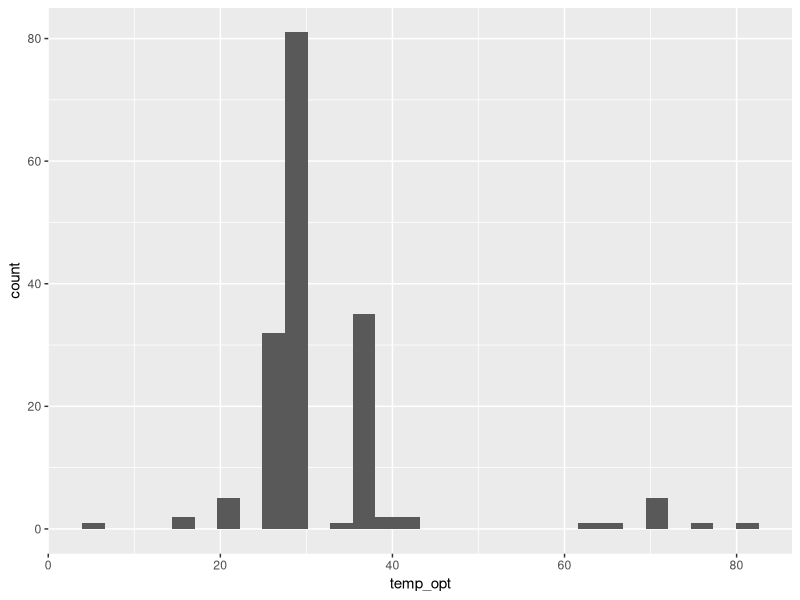
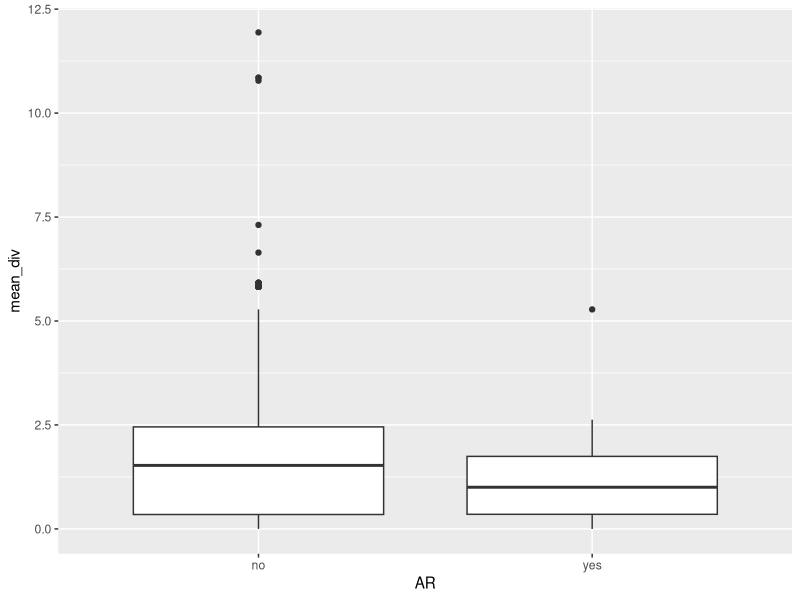
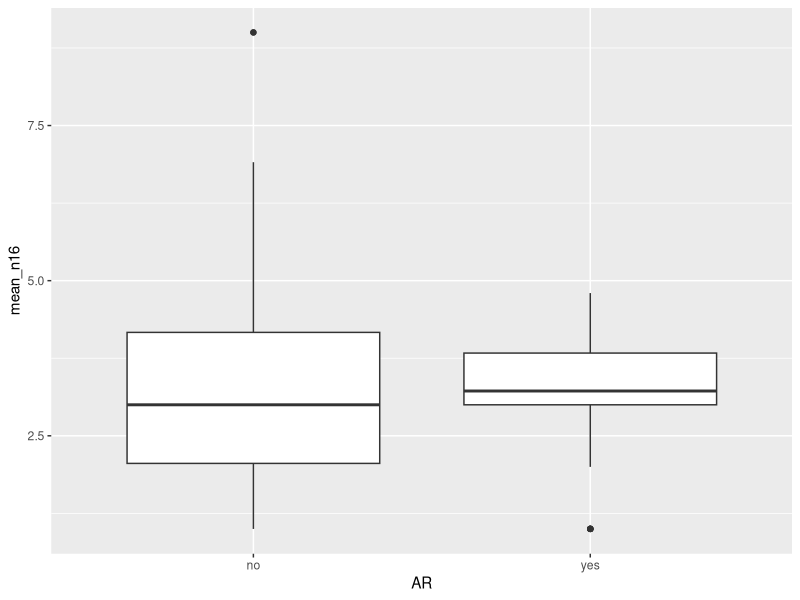
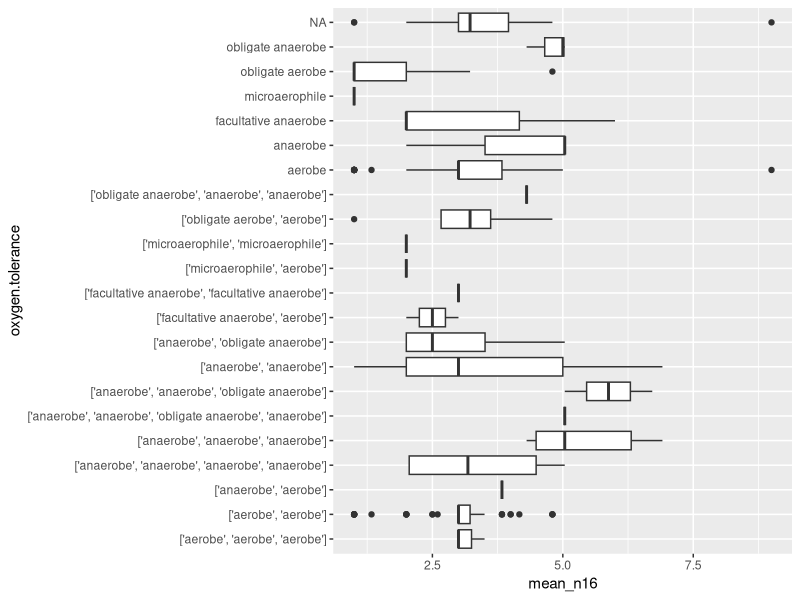
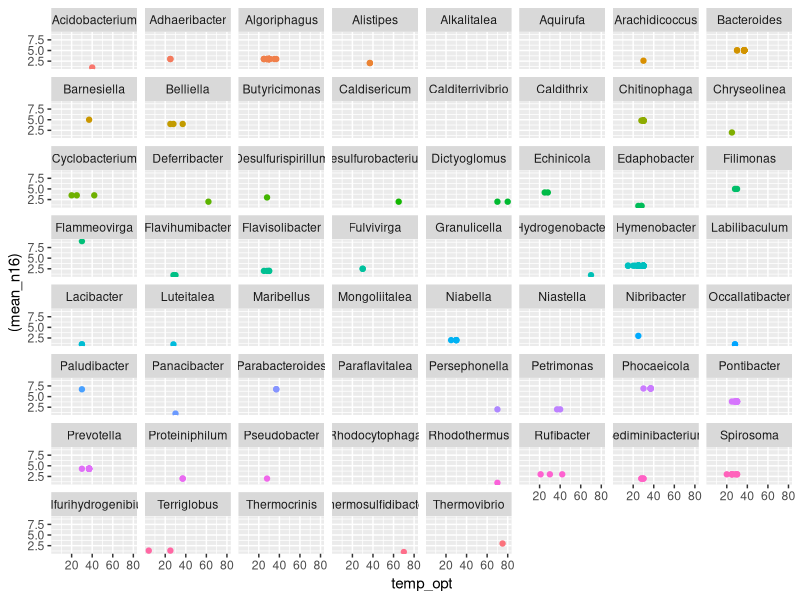
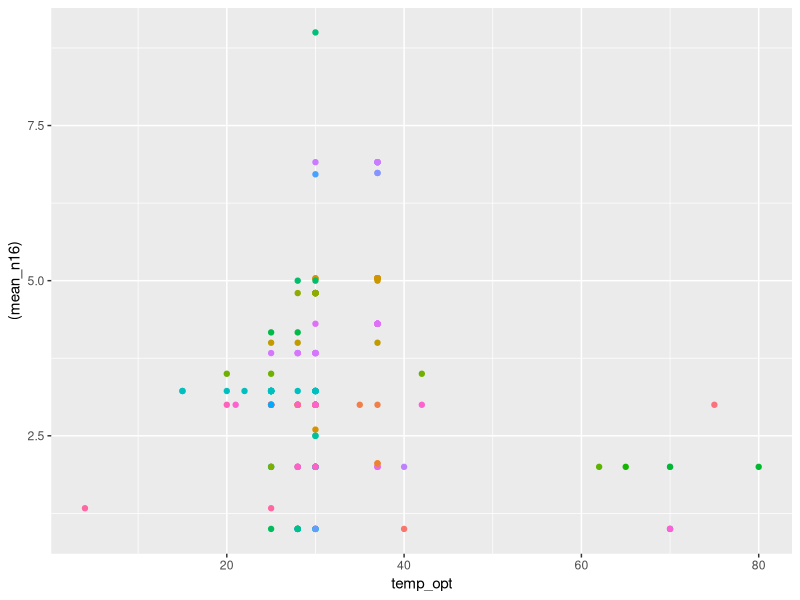
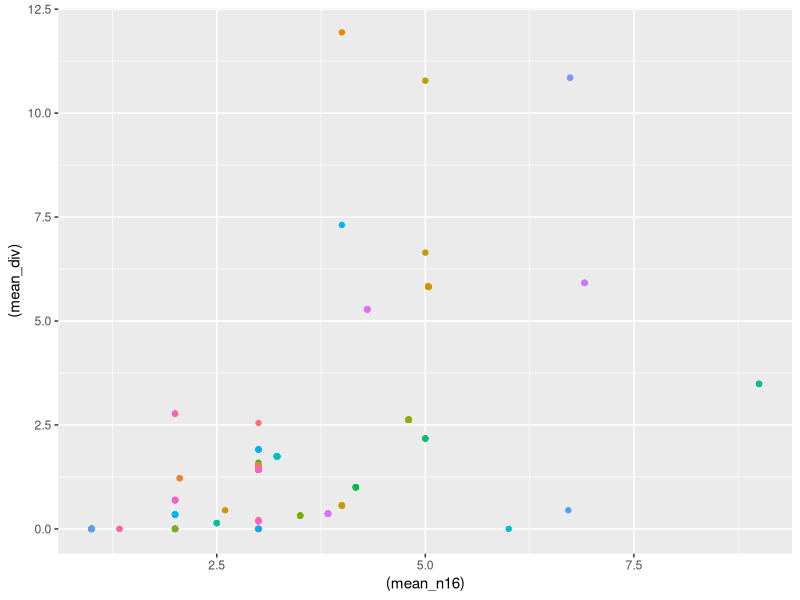
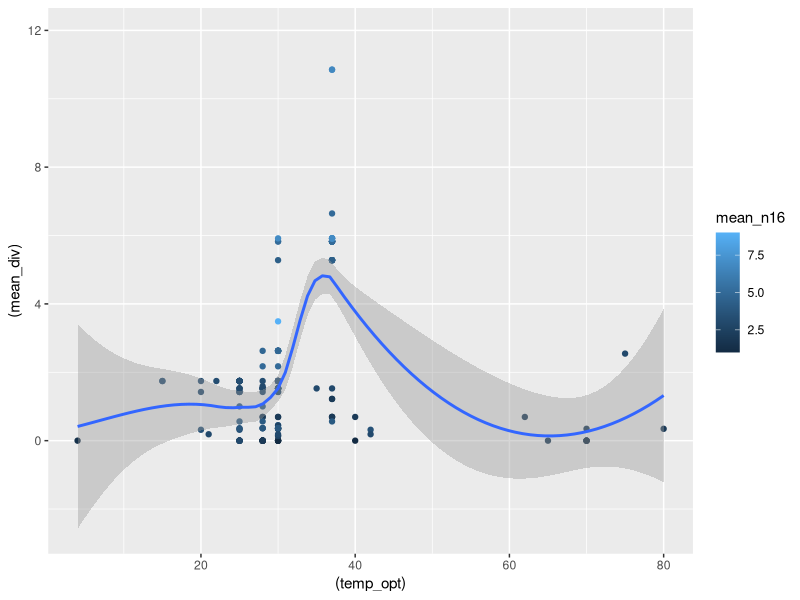

These charts were generated, in order, by the following R code:

library("tidyverse")

# Read in the output format
D <- read.csv("../data/EnvInfooutput.csv")

D <- replace(D, D == "", NA)
D <- filter(D, !is.na(optimum))
D_small <- mutate(D, temp_opt=as.integer(range)) %>% 
  select(!c(X,optimum,range))

ggplot(D_small) +
  geom_histogram(aes(x=temp_opt))

# some extramophiles
filter(D_small, temp_opt > 60)


# Read in the data from ribdif
ribdif_dat <- read.csv("../../makingNewInfo/gcf_n16s_genus.csv")
# find mean of number of 16s and total dif
# TODO maybe not mean but for each but needs more work
ribdif_genus_info= group_by(ribdif_dat, genus) %>% 
  summarise(mean_n16 = mean(number_16s), mean_div = mean(total_div), nspecies = mean(n_species))

ribdif_genus_info <- rename(ribdif_genus_info)

# Join the two datasets
D_joined <- left_join(D_small, ribdif_genus_info, by="genus")
D_joined <- filter(D_joined, mean_n16 > 0)

D_joined <- mutate(D_joined, AR = factor(ifelse(is.na(is.resistant), "no","yes")))
ggplot(D_joined) +
  geom_boxplot(aes(x=AR, y=mean_div)) 

ggplot(D_joined) +
  geom_boxplot(aes(x=AR, y=mean_n16))

# could be something
ggplot(D_joined) +
  geom_boxplot(aes(y=oxygen.tolerance, x=mean_n16))
# Sig
fit <- lm(mean_div ~ AR, data=D_joined)
anova(fit)

# Not sig
fit <- lm(mean_n16 ~ AR, data=D_joined)
anova(fit)

# It seems to be kinda genus specific. BUT THATS BEcause we took mean n16
ggplot(D_joined) + 
  geom_point(aes(x=temp_opt,y=(mean_n16), col = genus)) +
  theme(legend.position="none") +
  facet_wrap(~genus)

ggplot(D_joined) + 
  geom_point(aes(x=temp_opt,y=(mean_n16), col = genus)) +
  theme(legend.position="none")

ggplot(D_joined) + 
  geom_point(aes(x=(mean_n16),y=(mean_div), col = genus)) +
  theme(legend.position="none")

ggplot(D_joined) + 
  geom_point(aes(x=(temp_opt),y=(mean_div), col = mean_n16)) +
  geom_smooth(aes(x=temp_opt, y=mean_div))


D_motil <- mutate(D_joined, motility = factor(motility)) %>% 
  filter(motility %in% c("no","yes"))


# Motility seems to have no effect'
ggplot(D_motil) +
  geom_boxplot(aes(x=motility, y=log(mean_n16)))

fit <- lm(log(mean_n16) ~ motility, data=D_motil)
anova(fit)
par(mfrow=c(2,2))
plot(fit)

# Gram or not #### 
D_gram <- mutate(D_joined, gram = factor(gram.stain)) %>% 
  filter(gram %in% c("positive", "negative"))
str(D_gram)

# There is sig but it might just be due to taxonomy relationship
# would be good idea to take more tax data into consideration
ggplot(D_gram) +
  geom_boxplot(aes(x=gram, y=log(mean_n16)))
fit <- lm(log(mean_n16) ~ gram, data=D_gram)
anova(fit)
#par(mfrow=c(2,2))
#plot(fit)


## More VIRKER IKKE alle df == 1
D_gram_mortil <- mutate(D_motil, gram = factor(gram.stain)) %>% 
  filter(gram %in% c("positive", "negative")) %>% 
  filter(!is.na(temp_opt)) %>% 
  mutate(mean_n16 = as.numeric(mean_n16),
         temp_opt = as.numeric(temp_opt))

str(D_gram_mortil)

fit <- lm(log(mean_n16) ~ temp_opt + gram + motility + gram:temp_opt , data=D_gram_mortil)
anova(fit)
fit2 <- step(fit, k=log(nrow(D_gram_mortil)))
library(car)
anova(fit2)
#plot(fit2)

ggplot(D_gram) +
  geom_point(aes(x=temp_opt, y=log(mean_n16),col=gram))


fit <- lm(mean_n16 ~ temp_opt ,data = D_gram_mortil)
Anova(fit)

sml <- mutate(D_gram_mortil, log_std_n16 = (log(mean_n16) - mean(log(mean_n16)))/sd(log(mean_n16)),
              std_temp = (temp_opt - mean(temp_opt))/sd(temp_opt)
              )
ggplot(sml) +
  geom_point(aes(x=std_temp, y=log_std_n16))



### Does nspecies have effect:: NO
ggplot(D_joined) +
  geom_point(aes(x=log(nspecies), y=log(mean_div)))
